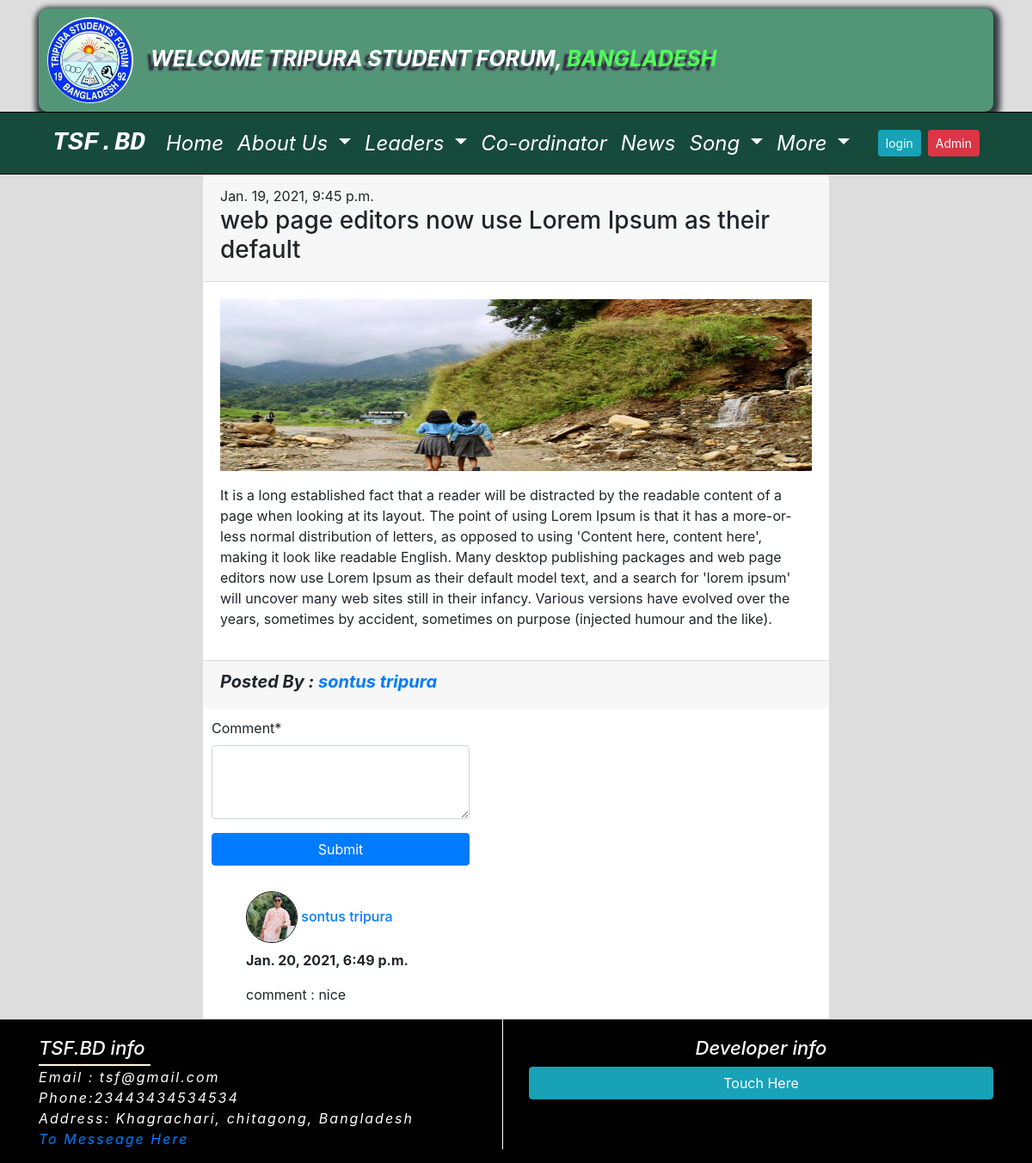
/detail/6/, run on the app's committed database.
### Home_app/models.py (models this page shows, shortened)
class TsfAboutSetting(models.Model):
    tsf_logo = models.ImageField(upload_to='tsf_logo', blank=True)
    tsf_greeting = models.CharField(max_length=255, blank=True)
    country = models.CharField(max_length=255, blank=True)
    tsf_phone = models.CharField(max_length=255, blank=True)
    tsf_email = models.EmailField(max_length=255, blank=True)
    tsf_address = models.TextField(blank=True)
    tsf_about = models.TextField(blank=True)
    tsf_president_name = models.CharField(max_length=255, blank=True)
    tsf_president_photo = models.ImageField(upload_to='president_photo', blank=True)
    tsf_president_title = models.CharField(max_length=255, blank=True)
    tsf_secretary_name = models.CharField(max_length=255, blank=True)
    tsf_secretary_photo = models.ImageField(upload_to='secretary_photo', blank=True)
    tsf_secretary_title = models.CharField(max_length=255, blank=True)
    tsf_fb_link = models.URLField(max_length=255, blank=True)
    tsf_twitter_link = models.URLField(max_length=255, blank=True)
    tsf_instagram_link = models.URLField(max_length=255, blank=True)
    tsf_linkdin_link = models.URLField(max_length=255, blank=True)
    tsf_youtube_link = models.URLField(max_length=255, blank=True)
    developer_name = models.CharField(max_length=200)
    developer_address = models.CharField(max_length=250)
    developer_website = models.URLField(blank=True)
    developer_email = models.EmailField(blank=True)
    developer_fb = models.URLField(blank=True)
    developer_youtube = models.URLField(blank=True)
    developer_instagram = models.URLField(blank=True)
    developer_linkdin = models.URLField(blank=True)
    class Meta:
        verbose_name_plural = "TSF ABOUT"

### News_app/models.py (models this page shows, shortened)
class News(models.Model):
    title = models.CharField(max_length=200, blank=True)
    author = models.ForeignKey(User, on_delete=models.CASCADE)
    news_description = RichTextUploadingField()
    posted_name = models.CharField(max_length=50, blank=True)
    image = models.ImageField(upload_to='news_pic', blank=True)
    facebook = models.URLField(blank=True)
    created_date = models.DateTimeField(default=timezone.now)
    publish_date = models.DateTimeField(blank=True, null=True)
    class Meta:
        verbose_name_plural = 'NEWS'

class Comment(models.Model):
    news = models.ForeignKey(News, on_delete=models.CASCADE, related_name='news_comment')
    user = models.ForeignKey(User, on_delete=models.CASCADE, related_name='user_comment')
    comment = models.TextField()
    comment_date = models.DateTimeField(auto_now_add=True)
    class Meta:
        verbose_name_plural = "COMMENT"

### Profile_app/models.py (models this page shows, shortened)
class Profile(models.Model):
    user = models.OneToOneField(User, on_delete=models.CASCADE)
    photo = models.ImageField(default='default.jpg', upload_to='profile_pic', blank=True)
    university = models.CharField(max_length=100, blank=True)
    School = models.CharField(max_length=100, blank=True)
    college = models.CharField(max_length=100, blank=True)
    gender = models.CharField(max_length=20, default="Male", choices=(("Male", "Male"), ("Female", "Female")))
    status = models.CharField(max_length=30, default="Single", choices=(("Single", "Single"), ("Married", "Married"), ("In a Relationship","In a Relationship")))
    fathername = models.CharField(max_length=50, blank=True)
    mothername = models.CharField(max_length=50, blank=True)
    deparment = models.CharField(max_length=50, blank=True)
    current_enroll = models.ForeignKey(StudentCategory, on_delete=models.CASCADE, null=True, blank=True, related_name="current_enroll")
    religion = models.CharField(max_length=20, blank=True)
    Class = models.CharField(max_length=50, blank=True)
    Village = models.CharField(max_length=150, blank=True)
    thana = models.CharField(max_length=50, blank=True)
    phone = models.CharField(max_length=12, blank=True)
    district = models.CharField(max_length=100, blank=True)
    current_city = models.CharField(max_length=100, blank=True)
    local_city = models.CharField(max_length=100, blank=True)
    birthday = models.DateField(default="1990-02-02", null=True, blank=True)
    facebook = models.URLField(blank=True)
    twitter = models.URLField(blank=True)
    instagram = models.URLField(blank=True)
    linkdin = models.URLField(blank=True)

### News_app/views.py (the view, shortened to what this page needs)
# urls.py: path('detail/<int:pk>/', views.news_details, name='news_details'),
def news_details(request, pk):
    about_inform = TsfAboutSetting.objects.get(id=1)
    news = get_object_or_404(News, pk=pk)
    form = CommentForm()
    context = { 'news': news, 'about_inform':about_inform, 'form': form }
    return render(request, 'news_app/news_details.html', context)

### News_app/forms.py
class CommentForm(forms.ModelForm):
    class Meta:
        model = Comment
        fields = ['comment']
        widgets = {
            'comment': Textarea(attrs={ 'cols':40, 'rows':3}),
        }

### templates/news_app/news_details.html (shortened to what this page needs)
{% extends 'home/base.html' %}
{% block body %}
{% load crispy_forms_tags %}
<div class="container">
  <div class="row justify-content-center">
    <div class="col-md-8">
      <div class="card">
        <div class="card-header">
          {% if news.publish_date %}
       <div class="date">
            {{ news.publish_date }}
       </div>
 {% else %}
  <span class="publish_div">
     <a href="{% url 'news_publish' news.pk %}" class="btn btn-primary">publish</a>
  </span>
{% endif %}
      <h3>{{ news.title }}</h3>
        </div>
        <div class="card-body">
          <img src="{{ news.image.url }}" alt="News image" class="news_image">
          <p>{{ news.news_description | safe}}</p>
        </div>
        <div class="card-footer">
      <h5 class="posted_name"> Posted By : <a href="{{ news.facebook }}">{{ news.posted_name }}</a></h5>
        </div>
        <div class="comment_box">
          <form action="" method="POST">
          {{ form|crispy }}
          <button class="btn btn-primary btn-block">Submit</button>
          </form>
        </div>
        <div class="comment_list">
          {% for comment in news.news_comment.all %}
          <h4>
            <a href="{% url 'view_profile' comment.user.pk %}" class="user_comment_name">
              <img src="{{ comment.user.profile.photo.url }}" alt="" height="60" width="60" class="comment_user_photo">
            {{ comment.user.first_name }} {{ comment.user.last_name }}</a></h4>
            <p><strong>{{ comment.comment_date }}</strong></p>
          <p> comment : {{ comment.comment}}</p>
          {% endfor %}
        </div>
      </div>
    </div>
  </div>
</div>
{% endblock %}

### templates/home/banner.html
{% load static %}
<section id="banner_section">
    <div class="container">
    <div class="logoheder">
      <div class="logo-section">
        <img src="{{about_inform.tsf_logo.url }}" alt=""  class=" rounded-circle logo"/>
      </div>
    <p class="logotext">{{ about_inform.tsf_greeting }}, <span class="countrytext">{{ about_inform.country }}</span></p>
    </div>
    </div>
    </section>

### templates/home/footer.html (shortened to what this page needs)
<div class="container">
    <div class="row">
       <div class="col-md-6">
   <div class="side_left">
    <ul class="footer_list">
      <h2 class="Tsf_info">TSF.BD info</h2>
       <li> Email : {{ about_inform.tsf_email }}</li>
       <li> Phone:{{ about_inform.tsf_phone }}</li>
       <li> Address: {{ about_inform.tsf_address }}</li>
       <li> <a href="{% url 'contact' %}">To Messeage Here</a></li>
     </ul>
   </div>
       </div>
       <div class="col-md-6">
<div class="footer_list">
  <h2 class="developer_title">Developer info</h2>
<button type="button" class="btn btn-info btn-block" data-toggle="modal" data-target="#exampleModalCenter">
Touch Here
</button>
</div>
            </div>
    </div>
</div>

### Home_app/static/css/home.css (style rules this page uses)
* { margin: 0; padding: 0; }
.logo { height:100px; width:100px; margin-left:10px; animation: rotatelogo 5s linear infinite ; }
.logoheder { height: 120px; margin-top:10px; background:#539677; box-shadow:2px 4px 6px 6px #333d42; border-radius:10px; padding-bottom:10px; padding-top:10px; }
.countrytext { color:#51ff58; font-weight:bold; font-style:italic; text-transform:uppercase; text-shadow:-6px 5px 2px #362e42; font-size: 25px; padding-top: 15px; }
.logotext { font-weight:bold; font-style:italic; color:#fff; text-transform:uppercase; text-shadow:-6px 5px 2px #362e42; font-size: 25px; padding-top: 30px; }
.logo-section { margin-right:20px; float: left; }

### Home_app/static/css/news_app.css (style rules this page uses)
.news_image { width: 100%; height: 200px; }
.posted_name { font-weight: bold; font-style: italic; }
.comment_box { margin: 10px; overflow: hidden; width: 300px; }
.comment_user_photo { border: 1px solid #000; border-radius: 50%; }
.comment_list { padding-top: 20px; padding-left: 50px; }
.user_comment_name { font-size: 16px; }

### Home_app/static/css/footer.css (style rules this page uses)
.footer_list { padding-top: 20px; }
.side_left { border-right: 1px solid #fff; }
.footer_list li { font-size: 16px; letter-spacing: 2px; font-style: italic; list-style: none; color: #fff; }
.developer_title { text-align: center; color: #fff!important; font-size: 22px; font-style: italic; }
.Tsf_info { color: #fff; font-size: 22px; font-style: italic; position: relative; }
.Tsf_info::after { position: absolute; content: ''; height: 2px; width: 130px; display: block; margin-top: 5px; background: cornsilk; }

### data on the page
TsfAboutSetting: tsf_logo (picture), tsf_greeting "WELCOME TRIPURA STUDENT FORUM", country "BANGLADESH", tsf_email "tsf@gmail.com", tsf_phone "23443434534534", tsf_address "Khagrachari, chitagong, Bangladesh"
News: publish_date "Jan. 19, 2021, 9:45 p.m.", title "web page editors now use Lorem Ipsum as their default", image (picture), news_description "It is a long established fact that a reader will be distracted by the readable content of a page when looking at its layout. The point of using Lorem Ipsum is that it has a more-or-less normal distribution of letters, as opposed to using 'Content here, content here', making it look like readable English. Many desktop publishing packages and web page editors now use Lorem Ipsum as their default model text, and a search for 'lorem ipsum' will uncover many web sites still in their infancy. Various versions have evolved over the years, sometimes by accident, sometimes on purpose (injected humour and the like).", posted_name "sontus tripura"
Comment: user.profile.photo (picture), user.first_name "sontus", user.last_name "tripura", comment_date "Jan. 20, 2021, 6:49 p.m.", comment "nice"
